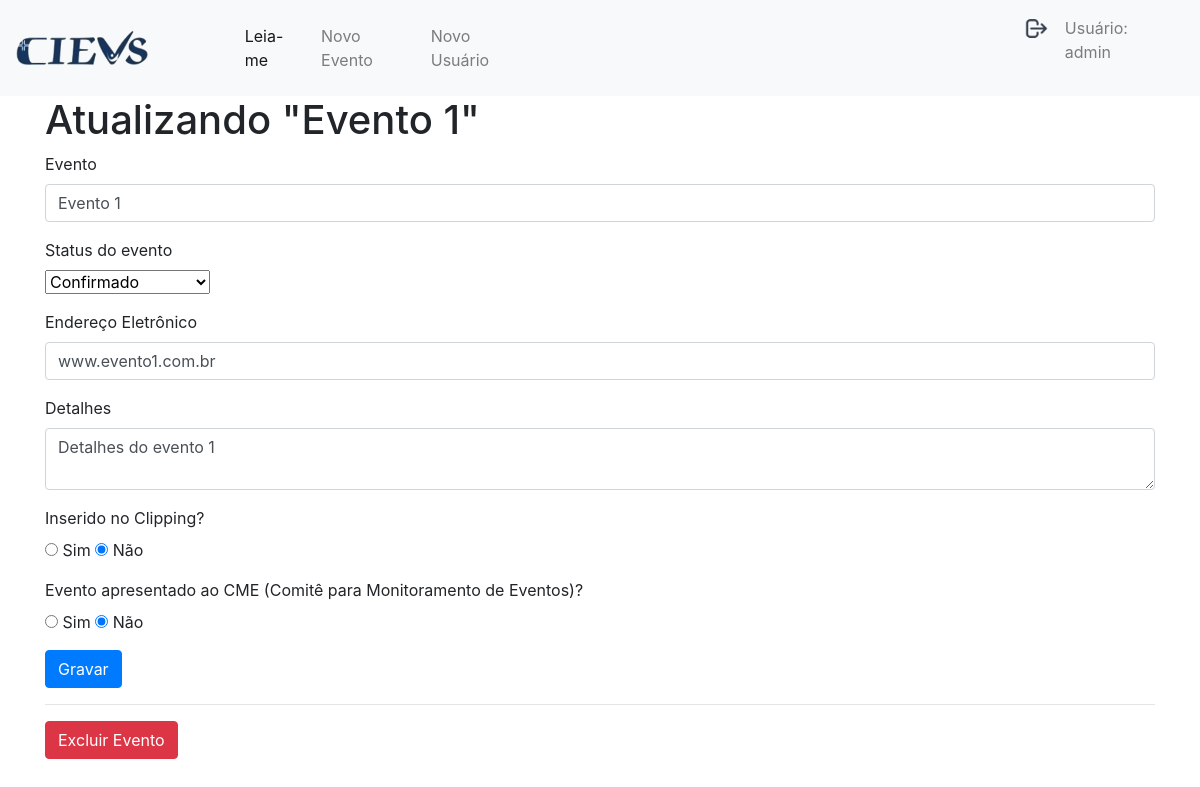
Page /edit/1 (signed in) on the committed database.
### tables this page shows
CREATE TABLE user (
  id INTEGER PRIMARY KEY AUTOINCREMENT,
  username TEXT UNIQUE NOT NULL,
  password TEXT NOT NULL
);

CREATE TABLE posts (
  id INTEGER PRIMARY KEY AUTOINCREMENT,
  created DATE,
  updated DATE,
  title VARCHAR NOT NULL,
  links VARCHAR NOT NULL,
  details TEXT NOT NULL,
  status_evento VARCHAR NOT NULL, 
  clipping BOOLEAN,
  cme BOOLEAN,
  data_insercao_no_clipping DATE, 
  ultima_data_no_clipping DATE, 
  data_inicio_monitoramento_no_cme DATE, 
  data_encerramento_do_monitaramento DATE, 
  ultima_avaliacao_risco VARCHAR,
  compartilhamento_da_informacao BOOLEAN 
);

### app.py (the view, shortened to what this page needs)
@app.route('/edit/<int:id>', methods=('GET', 'POST'))
def edit(id):
    if g.user is not None:
        post = get_post(id)
        return render_template('create.html', post=post)
    flash('Necessário login!')
    return redirect(url_for('login'))

### app.py (called while the page is built)
def get_db_connection():
    conn = sqlite3.connect('database.db')
    conn.row_factory = sqlite3.Row
    return conn

def get_post(post_id):
    conn = get_db_connection()
    post = conn.execute('SELECT * FROM posts WHERE id = ?', (post_id,)).fetchone()
    conn.close()
    if post is None:
        abort(404)
    return post

@app.before_request
def load_logged_in_user():
    user_id = session.get('user_id')
    if user_id is None:
        g.user = None
    else:
        g.user = get_db_connection().execute(
            'SELECT * FROM user WHERE id = ?', (user_id,)
        ).fetchone()

### templates/create.html (shortened to what this page needs)
{% extends 'base.html' %}
{% block content %}
{% if post['id'] %}
<h1> Atualizando "{{ post['title'] }}" </h1>
{% else %}
<h1> Inserir novo Evento </h1>
{% endif %}
<form method="post">
    <div class="form-group">
        <label for="title">Evento</label>
        <input type="text" name="title"
               placeholder="Nome do Evento" class="form-control"
               value="{{ request.form['title'] or post['title'] }}"></input>
    </div>
    <div class="form-group">
        <label for="clipping">Status do evento </label></br>
        <select name="status_evento" id="status_evento">
        {% if post['status_evento'] == 'Em monitoramento' %}
            <option value="Em monitoramento" selected>Em monitoramento</option>
            <option value="Descartado">Descartado</option>
            <option value="Confirmado">Confirmado</option>
        {% elif post['status_evento'] == 'Descartado' %}
            <option value="Em monitoramento">Em monitoramento</option>
            <option value="Descartado" selected>Descartado</option>
            <option value="Confirmado">Confirmado</option>
        {% else %}
            <option value="Confirmado" selected>Confirmado</option>
        {% endif %}
        </select>
    </div>
    <div class="form-group">
        <label for="links">Endereço Eletrônico</label>
        <input type="text" name="links"
               placeholder="Digite aqui o endereço eletônico (link) do evento." class="form-control"
               value="{{ request.form['links'] or post['links'] }}"></input>
    </div>
    <div class="form-group">
        <label for="details">Detalhes</label>
        <textarea name="details" placeholder="Detalhes do evento"
                  class="form-control">{{ request.form['details'] or post ['details']}}</textarea>
    </div>
    <div class="form-group">
        <label for="clipping">Inserido no Clipping? </label></br>
    {% if post['clipping'] == 'True' %}
        <input type="radio" name="clipping" id ='clipping' value=True checked> Sim </input>
        <input type="radio" name="clipping" id ='clipping' value=False> Não </input>
    {% elif post['clipping'] == 'False' %}
        <input type="radio" name="clipping" id ='clipping' value=True> Sim </input>
        <input type="radio" name="clipping" id ='clipping' value=False checked> Não </input>
    {% else %}
        <input type="radio" name="clipping" id ='clipping' value=True> Sim </input>
        <input type="radio" name="clipping" id ='clipping' value=False> Não </input>
    {% endif %}
    </div>
    <div class="form-group">
        <label for="cme">Evento apresentado ao CME (Comitê para Monitoramento de Eventos)?</label></br>
    {% if post['cme'] == 'True' %}
        <input type="radio" name="cme" id ='cme' value=True checked> Sim </input>
        <input type="radio" name="cme" id ='cme' value=False> Não </input>
    {% elif post['cme'] == 'False' %}
        <input type="radio" name="cme" id ='cme' value=True> Sim </input>
        <input type="radio" name="cme" id ='cme' value=False checked> Não </input>
    {% else %}
        <input type="radio" name="cme" id ='cme' value=True> Sim </input>
        <input type="radio" name="cme" id ='cme' value=False> Não </input>
    {% endif %}
    </div>
    <div class="form-group">
        <button type="submit" class="btn btn-primary">Gravar</button>
    </div>
</form>
{% if post['id'] %}
<hr>
<form action="{{ url_for('delete', id=post['id']) }}" method="post">
    <input type="submit" value="Excluir Evento"
            class="btn btn-danger"
            onclick="return confirm('Deseja realmente excluir o Evento ?')">
</form>
{% endif %}
{% endblock %}

### templates/base.html (shortened to what this page needs)
<!doctype html>
<html lang="pt">
  <head>
    <link rel="stylesheet" href="https://stackpath.bootstrapcdn.com/bootstrap/4.3.1/css/bootstrap.min.css">
    <link rel="stylesheet" href="../static/css/style.css">
  </head>
  <body>
    <nav class="navbar navbar-expand-md navbar-light bg-light">
        <a href="{{ url_for('index')}}"><img src="../static/img/cievs.png" class="img-navbar"></a>
        <div class="collapse navbar-collapse" id="navbarNav">
            <ul class="navbar-nav mr-auto">
                <li class="nav-item active">
                    <a class="nav-link" href="#">Leia-me</a>
                </li>
                {% if session.get('user_id') %}
                <li class="nav-item">
                    <a class="nav-link" href="{{url_for('create')}}">Novo Evento</a>
                </li>
                {% if g.user['username'] == 'admin' %}
                    <li class="nav-item">
                        <a class="nav-link" href="{{url_for('register')}}">Novo Usuário</a>
                    </li>
                {% endif %}
                {% endif %}
            </ul>
            <ul class="navbar-nav">
                {% if session.get('user_id') %}
                <li class="nav-item">
                    <a class="nav-link" href="{{url_for('logout')}}"><img src="../static/img/7612790.png" class="btn-logout"></a>
                </li>
                <li class="nav-item">
                    <p class="nav-link"> Usuário: {{ g.user['username'] }} </p>
                </li>
                {% else %}
                <li class="nav-item">
                    <a class="nav-link" href="{{url_for('login')}}">Login</a>
                </li>
                {% endif %}
            </ul>
        </div>
    </nav>
    <div class="container">
        {% block content %} {% endblock %}
    </div>
  </body>
</html>

### static/css/style.css (style rules this page uses)
.img-navbar { height: 60%; width: 60%; }
.btn-logout { height: 5%; width: 5%; float: right; }

### rows in the picture
user: user.username "admin"
posts: title "Evento 1", status_evento "Confirmado", links "www.evento1.com.br", details "Detalhes do evento 1"
